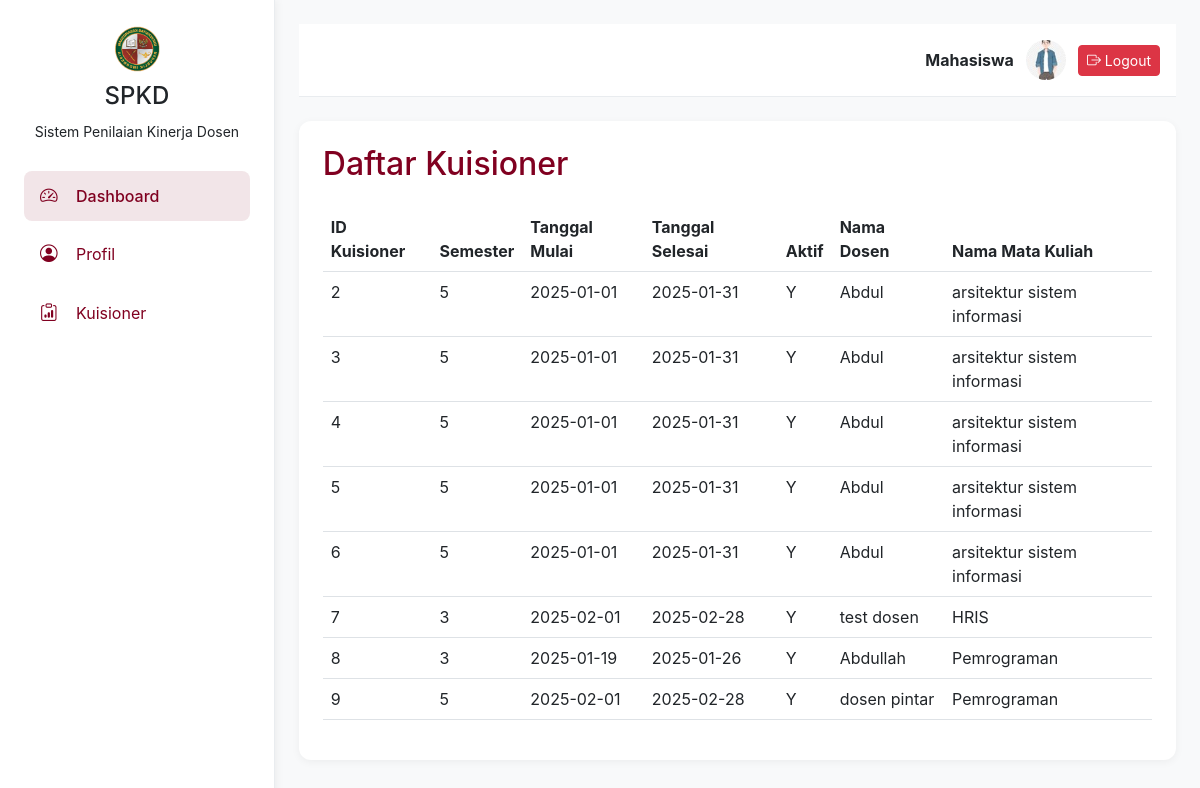
The app's page /spkd/backend/kuisioner.php with its own data.
### tables this page shows
CREATE TABLE `kuisioner` (
  `id_kuisioner` int(11) NOT NULL,
  `id_semester` int(11) NOT NULL,
  `tgl_mulai` date NOT NULL,
  `tgl_selesai` date NOT NULL,
  `aktif` enum('Y','N') NOT NULL,
  `nama_dosen` varchar(100) NOT NULL,
  `matkul` varchar(100) NOT NULL
);

### spkd/backend/kuisioner.php (the view, shortened to what this page needs)
<?php
include 'db_connection.php';
$sql = "SELECT * FROM kuisioner";
$result = $conn->query($sql);
?>
<!DOCTYPE html>
<html lang="id">
<head>
    <link href="https://cdn.jsdelivr.net/npm/bootstrap@5.3.0/dist/css/bootstrap.min.css" rel="stylesheet">
    <link rel="stylesheet" href="https://cdn.jsdelivr.net/npm/bootstrap-icons@1.11.3/font/bootstrap-icons.min.css">
</head>
<body>
<div class="sidebar">
    <div class="text-center mb-4">
        <img src="assets/logo.png" alt="Logo SPKD" width="50">
        <h4 class="mt-2">SPKD</h4>
        <small>Sistem Penilaian Kinerja Dosen</small>
    </div>
    <nav class="nav flex-column">
        <a class="nav-link active" href="dashboard-mahasiswa.html">
            <i class="bi bi-speedometer2"></i> Dashboard
        </a>
        <a class="nav-link" href="profil-mahasiswa.html">
            <i class="bi bi-person-circle"></i> Profil
        </a>
        <a class="nav-link" href="kuisioner.php">
            <i class="bi bi-clipboard-data"></i> Kuisioner
        </a>
    </nav>
</div>
<div class="content">
    <div class="navbar">
        <div class="user-info">
            <span class="fw-bold">Mahasiswa</span>
            <img src="assets/admin.jpg" alt="User Photo">
            <a href="logout.php" class="btn btn-danger btn-sm">
                <i class="bi bi-box-arrow-right"></i> Logout
            </a>
        </div>
    </div>
    <div class="table-wrapper">
        <h2>Daftar Kuisioner</h2>
        <table class="table">
            <thead>
                <tr>
                    <th>ID Kuisioner</th>
                    <th>Semester</th>
                    <th>Tanggal Mulai</th>
                    <th>Tanggal Selesai</th>
                    <th>Aktif</th>
                    <th>Nama Dosen</th>
                    <th>Nama Mata Kuliah</th>
                </tr>
            </thead>
            <tbody>
                <?php
                if ($result->num_rows > 0) {
                    while($row = $result->fetch_assoc()) {
                        echo "<tr>
                                <td>{$row['id_kuisioner']}</td>
                                <td>{$row['id_semester']}</td>
                                <td>{$row['tgl_mulai']}</td>
                                <td>{$row['tgl_selesai']}</td>
                                <td>{$row['aktif']}</td>
                                <td>{$row['nama_dosen']}</td>
                                <td>{$row['matkul']}</td>
                              </tr>";
                    }
                } else {
                    echo "<tr><td colspan='7'>Tidak ada data kuisioner.</td></tr>";
                }
                ?>
            </tbody>
        </table>
    </div>
</body>
</html>

### spkd/backend/kuisioner.php (style rules this page uses)
:root { --primary-color: #800020; --secondary-color: #5e0b08; --accent-color: #d7a29e; --background-color: #f8f9fa; }
body { font-family: 'Inter', system-ui, -apple-system, sans-serif; background-color: var(--background-color); min-height: 100vh; display: flex; margin: 0; }
.sidebar { width: 280px; background-color: white; padding: 1.5rem; border-right: 1px solid #e9ecef; height: 100vh; box-shadow: 2px 0 8px rgba(0,0,0,0.05); }
.sidebar .nav-link { display: flex; align-items: center; padding: 0.75rem 1rem; margin: 0.25rem 0; color: var(--primary-color); text-decoration: none; border-radius: 8px; transition: all 0.2s ease; }
.sidebar .nav-link.active { background-color: rgba(128, 0, 32, 0.1); font-weight: 500; }
.sidebar .nav-link i { width: 24px; margin-right: 0.75rem; font-size: 1.1rem; }
.content { flex-grow: 1; padding: 1.5rem; }
.navbar { display: flex; justify-content: flex-end; align-items: center; padding: 1rem; background-color: white; border-bottom: 1px solid #e9ecef; margin-bottom: 1.5rem; }
.navbar .user-info { display: flex; align-items: center; gap: 0.75rem; }
.navbar img { width: 40px; height: 40px; border-radius: 50%; object-fit: cover; }
.table-wrapper { background-color: white; border-radius: 12px; padding: 1.5rem; box-shadow: 0 2px 8px rgba(0,0,0,0.05); }
.table-wrapper h2 { margin-bottom: 1.5rem; color: var(--primary-color); }

### records on screen
kuisioner: id_kuisioner "2", id_semester "5", tgl_mulai "2025-01-01", tgl_selesai "2025-01-31", aktif "Y", nama_dosen "Abdul", matkul "arsitektur sistem informasi"
kuisioner: id_kuisioner "3", id_semester "5", tgl_mulai "2025-01-01", tgl_selesai "2025-01-31", aktif "Y", nama_dosen "Abdul", matkul "arsitektur sistem informasi"
kuisioner: id_kuisioner "4", id_semester "5", tgl_mulai "2025-01-01", tgl_selesai "2025-01-31", aktif "Y", nama_dosen "Abdul", matkul "arsitektur sistem informasi"
kuisioner: id_kuisioner "5", id_semester "5", tgl_mulai "2025-01-01", tgl_selesai "2025-01-31", aktif "Y", nama_dosen "Abdul", matkul "arsitektur sistem informasi"
kuisioner: id_kuisioner "6", id_semester "5", tgl_mulai "2025-01-01", tgl_selesai "2025-01-31", aktif "Y", nama_dosen "Abdul", matkul "arsitektur sistem informasi"
kuisioner: id_kuisioner "7", id_semester "3", tgl_mulai "2025-02-01", tgl_selesai "2025-02-28", aktif "Y", nama_dosen "test dosen", matkul "HRIS"
kuisioner: id_kuisioner "8", id_semester "3", tgl_mulai "2025-01-19", tgl_selesai "2025-01-26", aktif "Y", nama_dosen "Abdullah", matkul "Pemrograman"
kuisioner: id_kuisioner "9", id_semester "5", tgl_mulai "2025-02-01", tgl_selesai "2025-02-28", aktif "Y", nama_dosen "dosen pintar", matkul "Pemrograman"
